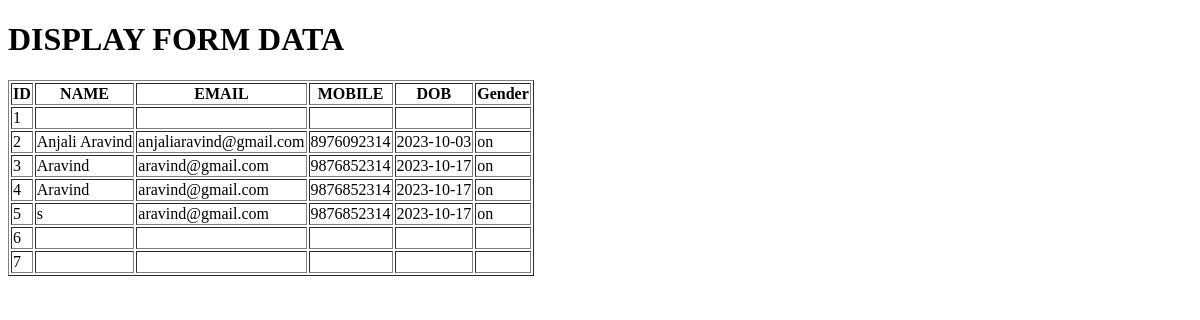
The app's page /display.php, older data.
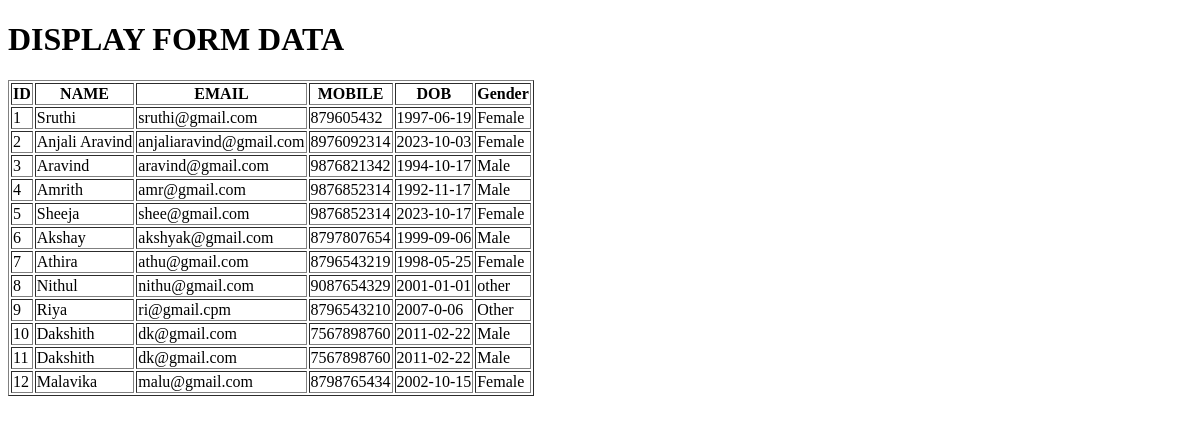
The same page, newer data.
### tables this page shows
CREATE TABLE `regform` (
  `id` int(200) NOT NULL,
  `name` varchar(250) NOT NULL,
  `email` varchar(250) NOT NULL,
  `mobile` varchar(250) NOT NULL,
  `dob` varchar(250) NOT NULL,
  `gender` varchar(250) NOT NULL
);

### display.php (the view)
<?php
include('index.php');
$query="SELECT * from regform";
$result=mysqli_query($connection,$query);
?>
<!DOCTYPE html>
<body >
    <h1>DISPLAY FORM DATA</h1>
    <table border="1px">
    <tr>
        <th>ID</th>
        <th>NAME</th>
        <th>EMAIL</th>
        <th>MOBILE</th>
        <th>DOB</th>
        <th>Gender</th>
    </tr>
    <?php
    while($row=mysqli_fetch_assoc($result))
   {
   ?>
    <tr>
    <td> <?php echo $row['id']; ?> </td>
    <td> <?php echo $row['name']; ?> </td>
    <td> <?php echo $row['email']; ?> </td>
    <td> <?php echo $row['mobile']; ?> </td>
    <td> <?php echo $row['dob']; ?> </td>
    <td> <?php echo $row['gender']; ?> </td>
    </tr>
    <?php
   }
    ?>
    </table>
</body>
</html>

Row changes from the older to the newer data that the page shows:
changed regform id 1: name (not shown) → "Sruthi"; email (not shown) → "sruthi@gmail.com"; mobile (not shown) → "879605432"; dob (not shown) → "1997-06-19"; gender (not shown) → "Female"
changed regform "Anjali Aravind": gender "on" → "Female"
changed regform "Aravind": mobile "9876852314" → "9876821342"; dob "2023-10-17" → "1994-10-17"; gender "on" → "Male"
changed regform id 4: name "Aravind" → "Amrith"; email "aravind@gmail.com" → "amr@gmail.com"; dob "2023-10-17" → "1992-11-17"; gender "on" → "Male"
changed regform id 5: name "s" → "Sheeja"; email "aravind@gmail.com" → "shee@gmail.com"; gender "on" → "Female"
changed regform id 6: name (not shown) → "Akshay"; email (not shown) → "akshyak@gmail.com"; mobile (not shown) → "8797807654"; dob (not shown) → "1999-09-06"; gender (not shown) → "Male"
changed regform id 7: name (not shown) → "Athira"; email (not shown) → "athu@gmail.com"; mobile (not shown) → "8796543219"; dob (not shown) → "1998-05-25"; gender (not shown) → "Female"
added regform: id "8", name "Nithul", email "nithu@gmail.com", mobile "9087654329", dob "2001-01-01", gender "other"
added regform: id "9", name "Riya", email "ri@gmail.cpm", mobile "8796543210", dob "2007-0-06", gender "Other"
added regform: id "10", name "Dakshith", email "dk@gmail.com", mobile "7567898760", dob "2011-02-22", gender "Male"
added regform: id "11", name "Dakshith", email "dk@gmail.com", mobile "7567898760", dob "2011-02-22", gender "Male"
added regform: id "12", name "Malavika", email "malu@gmail.com", mobile "8798765434", dob "2002-10-15", gender "Female"
